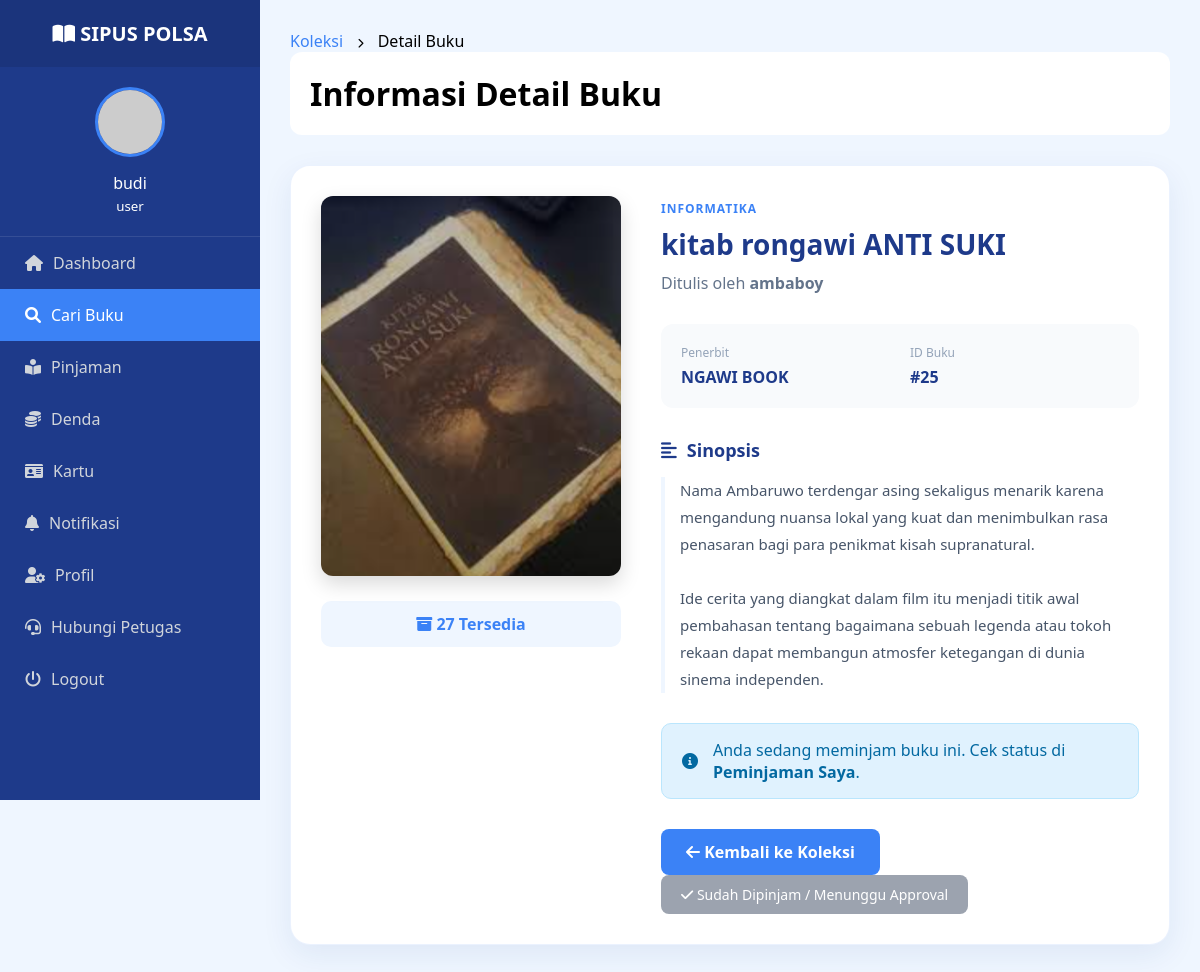
Screenshot of /views/detail_buku.php?id=25 (signed in) with the database file from the repository.
### tables this page shows
CREATE TABLE `buku` (
  `id_buku` int(11) NOT NULL,
  `barcode` varchar(50) DEFAULT NULL,
  `judul` varchar(255) NOT NULL,
  `pengarang` varchar(100) DEFAULT NULL,
  `penerbit` varchar(255) DEFAULT NULL,
  `jenis_buku` varchar(50) DEFAULT NULL,
  `sinopsis` text DEFAULT NULL,
  `stok` int(11) DEFAULT 0,
  `sampul` varchar(255) DEFAULT NULL,
  `file_ebook` varchar(255) DEFAULT NULL
);

### views/detail_buku.php (the view, shortened to what this page needs)
<?php
include '../config/koneksi.php';
$id_user = $_SESSION['id_user'] ?? '';
$id_buku = mysqli_real_escape_string($koneksi, $_GET['id']);
$query_buku = mysqli_query($koneksi, "SELECT * FROM buku WHERE id_buku = '$id_buku'");
$buku = mysqli_fetch_array($query_buku);
$cek_pinjam = mysqli_query($koneksi, "SELECT * FROM peminjaman WHERE id_user = '$id_user' AND id_buku = '$id_buku' AND status IN ('Dipinjam','Menunggu')");
$sedang_pinjam = mysqli_num_rows($cek_pinjam) > 0;
$nama_user = $_SESSION['nama'] ?? 'Pengguna';
$nim_user  = $_SESSION['username'] ?? 'Member';
$query_user = mysqli_query($koneksi, "SELECT foto FROM users WHERE id = '$id_user'");
$data_user  = mysqli_fetch_assoc($query_user);
$foto_user  = $data_user['foto'] ?? '';
?>
<!DOCTYPE html>
<html lang="id">
<head>
    <link rel="stylesheet" href="../assets/css/users-style.css?v=<?php echo time(); ?>">
    <link rel="stylesheet" href="https://cdnjs.cloudflare.com/ajax/libs/font-awesome/6.0.0/css/all.min.css">
</head>
<body>
    <aside class="sidebar">
        <div class="brand">
            <i class="fa-solid fa-book-open"></i>
            <span>SIPUS POLSA</span>
        </div>
        <div class="user-info">
            <?php
            $path_foto = (!empty($foto_user) && file_exists("../assets/img/profil/" . $foto_user))
                         ? "../assets/img/profil/" . $foto_user
                         : "https://ui-avatars.com/api/?name=" . urlencode($nama_user) . "&background=3b82f6&color=fff&bold=true";
            ?>
            <img src="<?php echo $path_foto; ?>" alt="User Profile">
            <div class="user-text">
                <p><?php echo htmlspecialchars($nama_user); ?></p>
                <small><?php echo htmlspecialchars($nim_user); ?></small>
            </div>
        </div>
        <nav>
            <a href="users_dashboard.php"><i class="fa-solid fa-house"></i> <span>Dashboard</span></a>
            <a href="cari_buku.php" class="active"><i class="fa-solid fa-magnifying-glass"></i> <span>Cari Buku</span></a>
            <a href="peminjaman_saya.php"><i class="fa-solid fa-book-reader"></i> <span>Pinjaman</span></a>
            <a href="denda_saya.php"><i class="fa-solid fa-coins"></i> <span>Denda</span></a>
            <a href="kartu_perpustakaan.php"><i class="fa-solid fa-id-card"></i> <span>Kartu</span></a>
            <a href="notifikasi.php"><i class="fa-solid fa-bell"></i> <span>Notifikasi</span></a>
            <a href="profil.php"><i class="fa-solid fa-user-gear"></i> <span>Profil</span></a>
            <a href="kontak_petugas.php"><i class="fa-solid fa-headset"></i> <span>Hubungi Petugas</span></a>
            <a href="../logout.php" class="logout" onclick="return confirm('Keluar?')"><i class="fa-solid fa-power-off"></i> <span>Logout</span></a>
        </nav>
    </aside>
    <main class="main-content">
        <div class="breadcrumb">
            <a href="cari_buku.php" style="color: var(--biru-utama); text-decoration:none;">Koleksi</a>
            <i class="fa-solid fa-chevron-right" style="font-size: 10px; margin: 0 10px;"></i>
            Detail Buku
        </div>
        <header>
            <h1 class="page-title">Informasi Detail Buku</h1>
        </header>
        <div class="detail-container">
            <div class="detail-card">
                <div class="cover-section">
                    <?php $sampul = !empty($buku['sampul']) ? "../assets/img/sampul/" . $buku['sampul'] : "../assets/img/no-cover.jpg"; ?>
                    <img src="<?php echo $sampul; ?>" alt="Cover" class="detail-cover">
                    <div class="detail-stock-badge <?php echo ($buku['stok'] <= 0) ? 'out' : ''; ?>">
                        <i class="fa-solid fa-box-archive"></i> <?php echo $buku['stok']; ?> Tersedia
                    </div>
                </div>
                <div class="info-section">
                    <span class="detail-category"><?php echo htmlspecialchars($buku['jenis_buku']); ?></span>
                    <h2 class="detail-title"><?php echo htmlspecialchars($buku['judul']); ?></h2>
                    <p class="detail-author">Ditulis oleh <strong><?php echo htmlspecialchars($buku['pengarang']); ?></strong></p>
                    <div class="info-grid">
                        <div class="info-item">
                            <small>Penerbit</small>
                            <p><?php echo htmlspecialchars($buku['penerbit'] ?? '-'); ?></p>
                        </div>
                        <div class="info-item">
                            <small>ID Buku</small>
                            <p>#<?php echo htmlspecialchars($buku['id_buku']); ?></p>
                        </div>
                    </div>
                    <div class="synopsis-section">
                        <h3><i class="fa-solid fa-align-left"></i> Sinopsis</h3>
                        <div class="synopsis-content">
                            <?php echo nl2br(htmlspecialchars($buku['sinopsis'] ?? 'Sinopsis belum tersedia untuk buku ini.')); ?>
                        </div>
                    </div>
                    <?php if ($sedang_pinjam): ?>
                        <div class="loan-alert">
                            <i class="fa-solid fa-info-circle"></i>
                            <p>Anda sedang meminjam buku ini. Cek status di <strong>Peminjaman Saya</strong>.</p>
                        </div>
                    <?php endif; ?>
                    <div class="action-buttons">
                        <a href="cari_buku.php" class="btn-back">
                            <i class="fa-solid fa-arrow-left"></i> Kembali ke Koleksi
                        </a>
                        <?php if ($sedang_pinjam): ?>
                            <button class="btn-pinjam disabled" disabled style="background: #9ca3af; color: white; padding: 10px 20px; border: none; border-radius: 8px; font-size: 14px; cursor: not-allowed;">
                                <i class="fa-solid fa-check"></i> Sudah Dipinjam / Menunggu Approval
                            </button>
                        <?php elseif ($buku['stok'] <= 0): ?>
                            <button class="btn-pinjam disabled" disabled style="background: #ef4444; color: white; padding: 10px 20px; border: none; border-radius: 8px; font-size: 14px; cursor: not-allowed;">
                                <i class="fa-solid fa-ban"></i> Stok Habis
                            </button>
                        <?php endif; ?>
                    </div>
                </div>
            </div>
        </div>
    </main>
</body>
</html>

### assets/css/users-style.css (style rules this page uses)
* { margin: 0; padding: 0; box-sizing: border-box; font-family: 'Segoe UI', Tahoma, Geneva, Verdana, sans-serif; }
:root { --biru-tua: #1e3a8a; --biru-utama: #3b82f6; --biru-muda: #eff6ff; --putih: #ffffff; --bahaya: #ef4444; }
body { display: flex; background-color: var(--biru-muda); min-height: 100vh; }
.sidebar { width: 260px; background-color: var(--biru-tua); color: white; min-height: 100vh; position: fixed; transition: 0.3s; }
.brand { padding: 20px; font-size: 20px; font-weight: bold; text-align: center; background: rgba(0,0,0,0.1); }
.user-info { padding: 20px; text-align: center; border-bottom: 1px solid rgba(255,255,255,0.1); }
.user-info img { width: 70px; height: 70px; border-radius: 50%; margin-bottom: 10px; border: 3px solid var(--biru-utama); }
.sidebar nav a { display: flex; align-items: center; gap: 10px; padding: 15px 25px; color: #d1d5db; text-decoration: none; }
.sidebar nav a:hover, .sidebar nav a.active { background: var(--biru-utama); color: white; }
.main-content { flex: 1; margin-left: 260px; padding: 30px; }
header { display: flex; justify-content: space-between; align-items: center; margin-bottom: 30px; background: white; padding: 20px; border-radius: 12px; }
.detail-container { margin-top: 20px; }
.detail-card { background: var(--putih); border-radius: 20px; display: flex; gap: 40px; padding: 30px; box-shadow: 0 10px 30px rgba(30, 58, 138, 0.08); border: 1px solid rgba(59, 130, 246, 0.1); }
.cover-section { flex: 0 0 300px; }
.detail-cover { width: 100%; border-radius: 12px; box-shadow: 0 8px 20px rgba(0,0,0,0.15); object-fit: cover; margin-bottom: 20px; }
.detail-stock-badge { background: var(--biru-muda); color: var(--biru-utama); padding: 12px; border-radius: 10px; text-align: center; font-weight: 700; }
.info-section { flex: 1; }
.detail-category { color: var(--biru-utama); font-weight: 700; font-size: 12px; text-transform: uppercase; letter-spacing: 1px; }
.detail-title { font-size: 28px; color: var(--biru-tua); margin: 10px 0; line-height: 1.2; }
.detail-author { color: #64748b; font-size: 16px; margin-bottom: 30px; }
.info-grid { display: grid; grid-template-columns: 1fr 1fr; gap: 20px; margin-bottom: 30px; padding: 20px; background: #f8fafc; border-radius: 12px; }
.info-item small { display: block; color: #94a3b8; margin-bottom: 5px; font-size: 12px; }
.info-item p { color: var(--biru-tua); font-weight: 600; }
.synopsis-section h3 { font-size: 18px; color: var(--biru-tua); margin-bottom: 15px; display: flex; align-items: center; gap: 10px; }
.synopsis-content { color: #475569; line-height: 1.8; font-size: 15px; background: #ffffff; border-left: 4px solid var(--biru-muda); padding-left: 15px; }
.loan-alert { background: #e0f2fe; color: #0369a1; padding: 15px 20px; border-radius: 10px; margin: 30px 0; display: flex; align-items: center; gap: 15px; border: 1px solid #bae6fd; }
.btn-back { display: inline-block; padding: 12px 25px; background: var(--biru-utama); color: white; text-decoration: none; border-radius: 8px; font-weight: 600; transition: 0.3s; }

### rows the page displays
buku: sampul (picture), stok "27", jenis_buku "INFORMATIKA", judul "kitab rongawi ANTI SUKI", pengarang "ambaboy", penerbit "NGAWI BOOK", id_buku "25", sinopsis "Nama Ambaruwo terdengar asing sekaligus menarik karena mengandung nuansa lokal yang kuat dan menimbulkan rasa penasaran bagi para penikmat kisah supranatural. Ide cerita yang diangkat dalam film itu menjadi titik awal pembahasan tentang bagaimana sebuah legenda atau tokoh rekaan dapat membangun atmosfer ketegangan di dunia sinema independen."

### other values shown
$nama_user "budi"
$nim_user "user"
